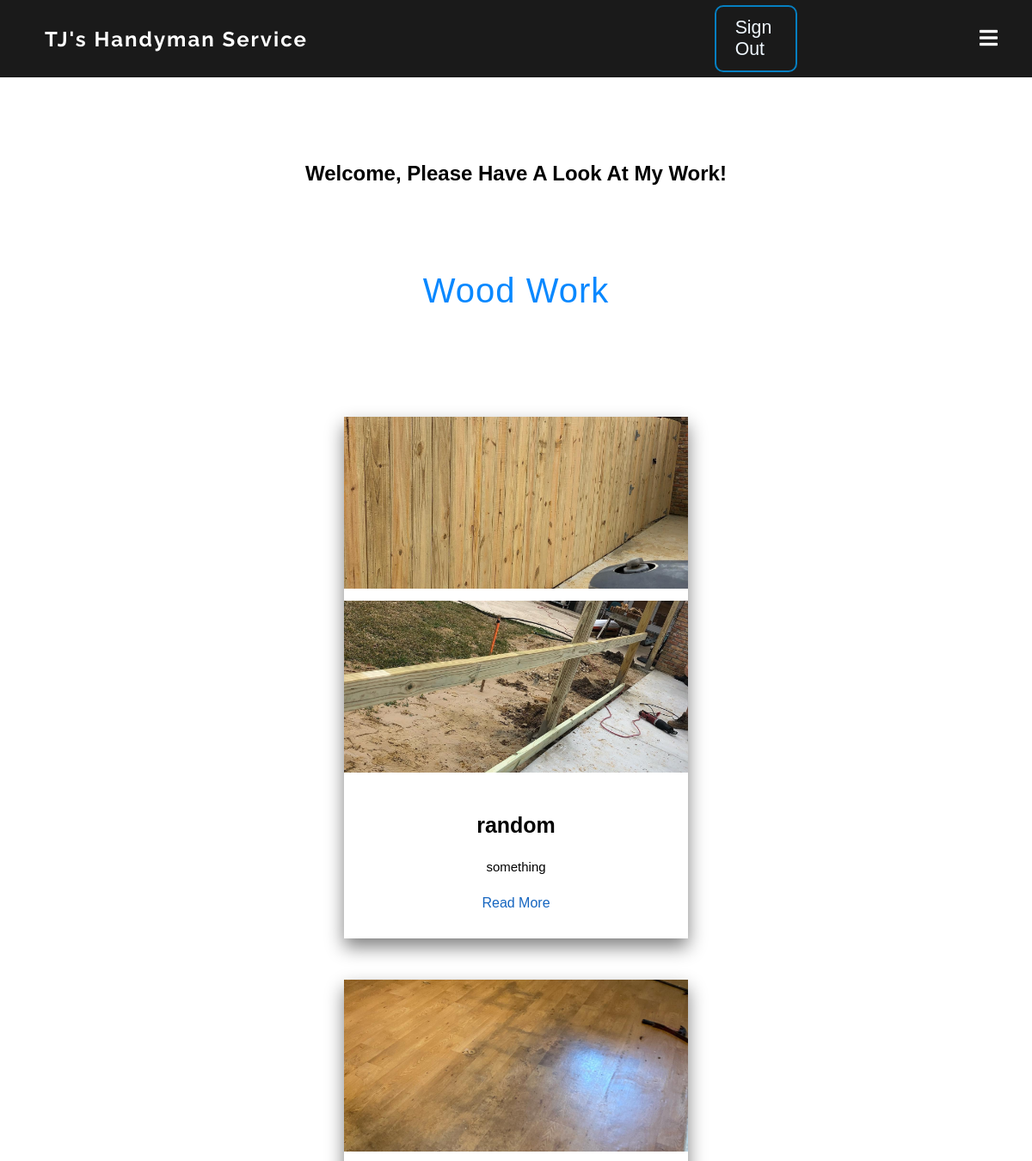
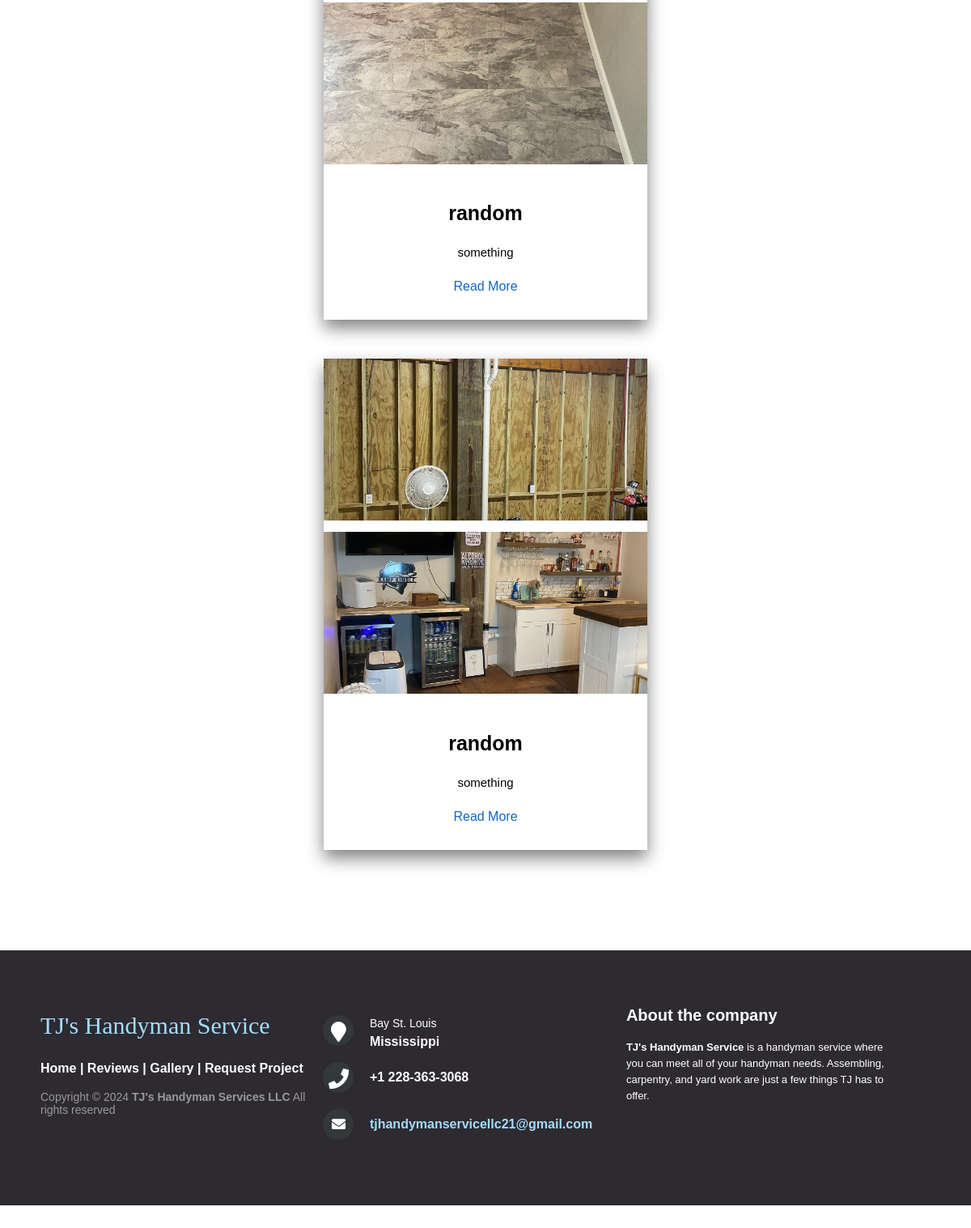
The app's page /gallery/ (signed in) with its own data (2 pictures, top to bottom).
### capStoneApp/models.py (models this page shows)
class CreateCard(models.Model):
    header = models.CharField(max_length=30, null=True)
    before_Pic = models.ImageField(upload_to="capStoneApp/static/project_images")
    after_Pic = models.ImageField(upload_to="capStoneApp/static/project_images")
    title = models.CharField(max_length=200, null=True)
    description = models.CharField(max_length=2000, null=True)
    url = models.URLField(max_length=200, null=True, blank=True)

### capStoneApp/views.py (the view)
# urls.py: path('gallery/', views.gallery, name='gallery'),
def gallery(request):
    cards = CreateCard.objects.all().order_by('header')
    grouped_cards = {}
    for header, group in groupby(cards, key=lambda x: x.header):
        grouped_cards[header] = list(group)
    return render(request, 'gallery.html', {'cards': grouped_cards})

### capStoneApp/templates/gallery.html (shortened to what this page needs)
{% extends 'base.html'%}
{% load static %}
{% block content %}
<head>
    <link rel="stylesheet" href="{% static "gallery.css" %}">
</head>
<body>
    <div class='Gallery-container'>
        <h2><br>Welcome, Please Have A Look At My Work!</h2>
        {% for header, cards_group in cards.items %}
            <div class="Gallery-container">
                <div class="header">{{ header }}</div>
                <div class="card-container">
                    {% for card in cards_group %}
                        <div class="card">
                            <img src="{{ card.before_Pic.url }}">
                            <img src="{{ card.after_Pic.url }}">
                            <div class="content">
                                <h2>{{ card.title }}</h2>
                                <p>{{ card.description }}</p>
                                {% if card.url %}
                                    <a href="{{ card.url }}" target="_blank">Read More</a>
                                {% endif %}
                            </div>
                        </div>
                    {% endfor %}
                </div>
            </div>
        {% endfor %}
    </div>
{% endblock content %}

### capStoneApp/static/styles.css (style rules this page uses)
html { min-width: 550px; position: relative; }
body { background-color: #ffffff; }

### capStoneApp/static/navBar.css (style rules this page uses)
*, *::before, *::after { box-sizing: border-box; }
body { margin: 0; padding: 0; background-color: white; font-family: "Ubuntu", sans-serif; }
a { text-decoration: none; }

### capStoneApp/static/gallery.css (style rules this page uses)
.Gallery-container { display:block; justify-content: center; margin-left: auto; margin-right: auto; width: 600px; text-align: center; }
.header { margin: 100px; font-size: 30pt; font-family: 'Gill Sans', 'Gill Sans MT', Calibri, 'Trebuchet MS', sans-serif; color: #0888ff; font-weight: 500; letter-spacing: 1px; }
.card-container { position: relative; display: flex; flex-wrap: wrap; justify-content: start; margin-top: 100px; width: 170vh; padding-left: 0vw; right: 26vw; margin-right: 2vw; margin-left: 2vw; }
@media only screen and (max-width: 1500px) { .card-container { width: auto; justify-content: center; right: 0vw; } }
.card { background-color: white; width: 400px; background-color: #ffffff; margin: 10px; transition: transform 0.5s ease, background-color 0.4s ease; box-shadow: 0 10px 20px gray; margin: 2vw; }
.card img { width:100%; max-height: 200px; object-fit: cover; margin-bottom: 10px; }
.content { position: relative; padding:12px; color:#fff; display: flex; flex-direction: column; justify-content: center; }
.content h2 { color: rgb(0, 0, 0); font-size: 25px; margin-bottom: 10px; position: relative; }
.content p { color: rgb(0, 0, 0); font-size: 15px; margin-bottom: 15px; }
.content a { text-decoration: none; font-size: 16px; display: inline-block; padding: 10px 20px; background-color: #fff; color: #1565c0; margin-bottom: 10px; }

### records on screen
CreateCard: header "Wood Work", before_Pic (picture), after_Pic (picture), title "random", description "something"
CreateCard: before_Pic (picture), after_Pic (picture), title "random", description "something"
CreateCard: before_Pic (picture), after_Pic (picture), title "random", description "something"
